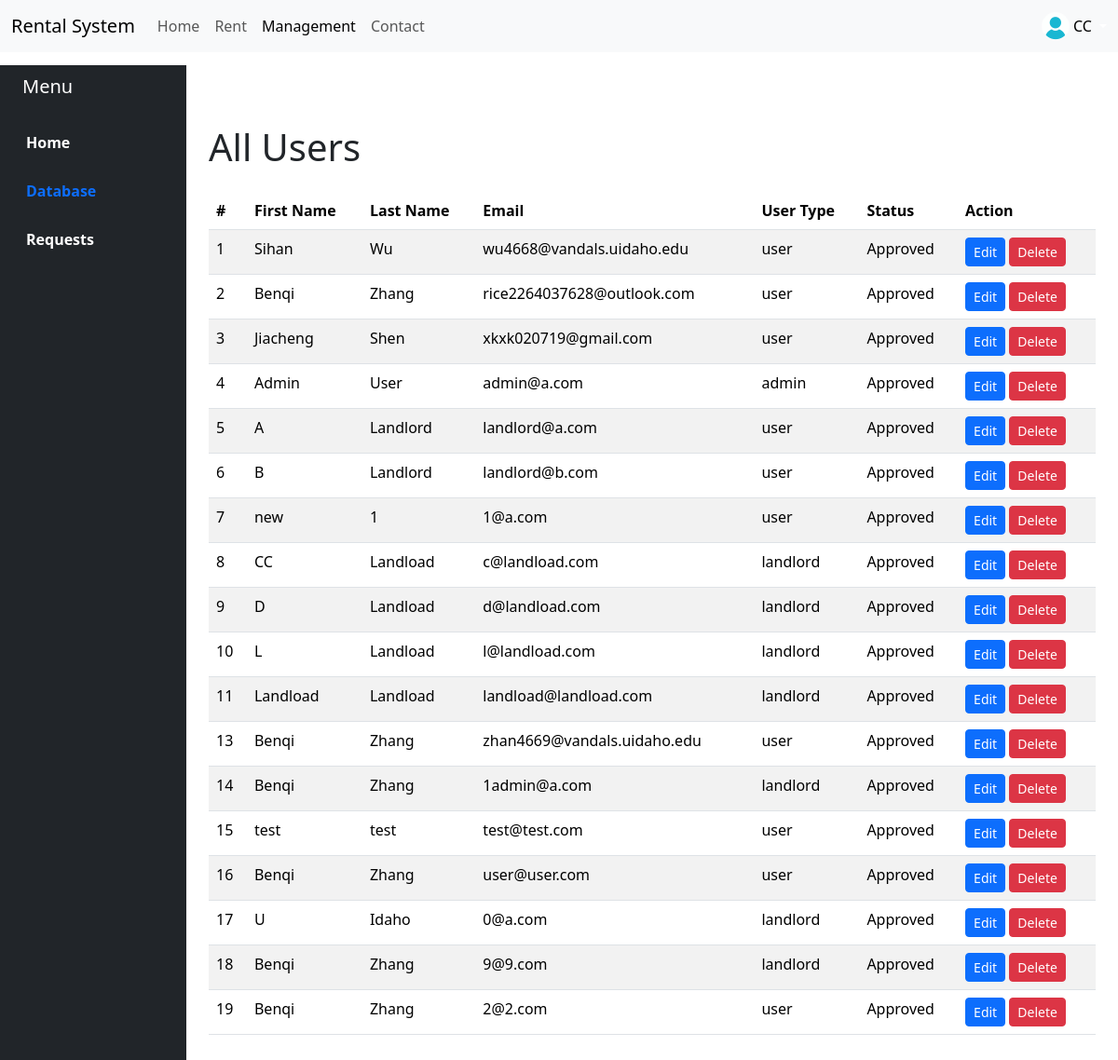
The app's page /database (signed in) with its own data.
### app.py (models this page shows, shortened)
class User(UserMixin, db.Model):
    id = db.Column(db.Integer, primary_key=True)
    firstname = db.Column(db.String(150), nullable=False)
    lastname = db.Column(db.String(150), nullable=False)
    email = db.Column(db.String(150), unique=True, nullable=False)
    password = db.Column(db.String(150), nullable=False)
    user_type = db.Column(db.Enum('user', 'landlord', 'admin'), nullable=False, default='user')
    is_approved = db.Column(db.Boolean, default=True, nullable=False)
    image_file = db.Column(db.String(20), nullable=False, default='default.jpg')
    requests = db.relationship('Request', backref='user', lazy=True)
    properties = db.relationship('Property', backref='owner', lazy=True)

### app.py (the view)
@app.route("/database")
@login_required
def database():
    users = User.query.all()
    return render_template('database.html', users=users)

### app.py (called while the page is built)
@login_manager.user_loader
def load_user(user_id):
    return db.session.get(User, int(user_id))

### templates/database.html (shortened to what this page needs)
<!DOCTYPE html>
<html>
    <head>
        <link href="https://cdn.jsdelivr.net/npm/bootstrap@5.3.2/dist/css/bootstrap.min.css" rel="stylesheet">
        <link rel="stylesheet" type="text/css" href="{{ url_for('static', filename='style.css') }}">
    </head>
    <body>
        {% include 'navbar.html' %}
        <div class="container-fluid">
            <div class="row flex-nowrap">
                <div class="col-auto col-md-3 col-xl-2 px-sm-2 px-0 bg-dark">
                    <div class="d-flex flex-column align-items-center align-items-sm-start px-3 pt-2 text-white min-vh-100">
                        <a href="{{ url_for('admin_dashboard') }}" class="d-flex align-items-center pb-3 mb-md-0 me-md-auto text-white text-decoration-none">
                            <span class="fs-5 d-none d-sm-inline">Menu</span>
                        </a>
                        <ul class="nav nav-pills flex-column mb-sm-auto mb-0 align-items-center align-items-sm-start" id="menu">
                            <li class="nav-item">
                                <a href="{{ url_for('admin_dashboard') }}" class="nav-link align-middle px-0 dashmenu">
                                     <span class="ms-1 d-none d-sm-inline">Home</span>
                                </a>
                            </li>
                            <li>
                                <a href="#submenu3" data-bs-toggle="collapse" class="nav-link px-0 align-middle dashactive">
                                     <span class="ms-1 d-none d-sm-inline">Database</span> </a>
                            </li>
                            <li>
                                <a href="{{ url_for('request_admin') }}" class="nav-link px-0 align-middle dashmenu">
                                     <span class="ms-1 d-none d-sm-inline">Requests</span> </a>
                            </li>
                        </ul>
                    </div>
                </div>
                <div class="col py-3">
                    <div class="container mt-5">
                        <h1 class="mb-4">All Users</h1>
                        <table class="table table-striped">
                            <thead>
                                <tr>
                                    <th scope="col">#</th>
                                    <th scope="col">First Name</th>
                                    <th scope="col">Last Name</th>
                                    <th scope="col">Email</th>
                                    <th scope="col">User Type</th>
                                    <th scope="col">Status</th>
                                    <th scope="col">Action</th>
                                </tr>
                            </thead>
                            <tbody>
                                {% for user in users %}
                                <tr>
                                    <td>{{ user.id }}</td>
                                    <td>{{ user.firstname }}</td>
                                    <td>{{ user.lastname }}</td>
                                    <td>{{ user.email }}</td>
                                    <td>{{ user.user_type }}</td>
                                    <td>{{ 'Approved' if user.is_approved else 'Pending' }}</td>
                                    <td>
                                        <a href="#" class="btn btn-primary btn-sm" data-bs-toggle="modal" data-bs-target="#editUserModal{{ user.id }}">Edit</a>
                                        <a href="{{ url_for('delete_user', user_id=user.id) }}" class="btn btn-danger btn-sm" onclick="return confirm('Are you sure?')">Delete</a>
                                    </td>
                                </tr>
                                {% endfor %}
                            </tbody>
                        </table>
                    </div>
                </div>
            </div>
        </div>
    </body>
</html>

### templates/navbar.html (shortened to what this page needs)
<nav class="navbar navbar-expand-lg navbar-light bg-light fixed-top">
        <div class="container-fluid">
            <a class="navbar-brand" href="{{ url_for('index') }}">Rental System</a>
            <div class="collapse navbar-collapse" id="navbarNav">
                <ul class="navbar-nav">
                    <li class="nav-item">
                        <a class="nav-link {% if request.path == url_for('index') %} active {% endif %}" aria-current="page" href="{{ url_for('index') }}">Home</a>
                    </li>
                    <li class="nav-item">
                        <a class="nav-link {% if request.path == url_for('rent') %} active {% endif %}" href="{{ url_for('rent') }}">Rent</a>
                    </li>
                    <li class="nav-item">
                        <a class="nav-link {% if request.endpoint != 'index' and request.endpoint != 'rent' and request.endpoint != 'contact' %} active {% endif %}"
                        href="
                        {% if current_user.user_type == 'admin' %}
                            {{ url_for('admin_dashboard') }}
                        {% elif current_user.user_type == 'landlord' %}
                            {{ url_for('landlord_dashboard') }}
                        {% else %}
                            {{ url_for('user_dashboard') }}
                        {% endif %}">Management</a>
                    </li>
                    <li class="nav-item">
                        <a class="nav-link {% if request.path == url_for('contact') %} active {% endif %}" href="{{ url_for('contact') }}">Contact</a>
                    </li>
                </ul>
                <ul class="navbar-nav ms-auto">
                    {% if current_user.is_authenticated %}
                    <div class="dropdown d-flex justify-content-end">
                        <a href="#" class="d-flex align-items-center text-white text-decoration-none dropdown-toggle" id="dropdownUser1" data-bs-toggle="dropdown" aria-expanded="false">
                            <img src="{{ url_for('static', filename=current_user.image_file) }}" alt="user_image" width="30" height="30" class="rounded-circle">
                            <span class="d-none d-sm-inline mx-1" style="color: black;">{{ current_user.firstname }}</span>
                        </a>
                    </div>
                    {% endif %}
                </ul>
            </div>
        </div>
</nav>

### static/style.css (style rules this page uses)
body { padding-top: 70px; }
.dashmenu { color: white; font-weight: bold; }
.dashactive { font-weight: bold; }

### records on screen
User: image_file (placeholder picture), firstname "CC", id "8", lastname "Landload", email "c@landload.com", user_type "landlord", is_approved "Approved"
User: id "1", firstname "Sihan", lastname "Wu", email "wu4668@vandals.uidaho.edu", user_type "user", is_approved "Approved"
User: id "2", firstname "Benqi", lastname "Zhang", email "rice2264037628@outlook.com", user_type "user", is_approved "Approved"
User: id "3", firstname "Jiacheng", lastname "Shen", email "xkxk020719@gmail.com", user_type "user", is_approved "Approved"
User: id "4", firstname "Admin", lastname "User", email "admin@a.com", user_type "admin", is_approved "Approved"
User: id "5", firstname "A", lastname "Landlord", email "landlord@a.com", user_type "user", is_approved "Approved"
User: id "6", firstname "B", lastname "Landlord", email "landlord@b.com", user_type "user", is_approved "Approved"
User: id "7", firstname "new", lastname "1", email "1@a.com", user_type "user", is_approved "Approved"
User: id "9", firstname "D", lastname "Landload", email "d@landload.com", user_type "landlord", is_approved "Approved"
User: id "10", firstname "L", lastname "Landload", email "l@landload.com", user_type "landlord", is_approved "Approved"
User: id "11", firstname "Landload", lastname "Landload", email "landload@landload.com", user_type "landlord", is_approved "Approved"
User: id "13", firstname "Benqi", lastname "Zhang", email "zhan4669@vandals.uidaho.edu", user_type "user", is_approved "Approved"
User: id "14", firstname "Benqi", lastname "Zhang", email "1admin@a.com", user_type "landlord", is_approved "Approved"
User: id "15", firstname "test", lastname "test", email "test@test.com", user_type "user", is_approved "Approved"
User: id "16", firstname "Benqi", lastname "Zhang", email "user@user.com", user_type "user", is_approved "Approved"
User: id "17", firstname "U", lastname "Idaho", email "0@a.com", user_type "landlord", is_approved "Approved"
User: id "18", firstname "Benqi", lastname "Zhang", email "9@9.com", user_type "landlord", is_approved "Approved"
User: id "19", firstname "Benqi", lastname "Zhang", email "2@2.com", user_type "user", is_approved "Approved"
